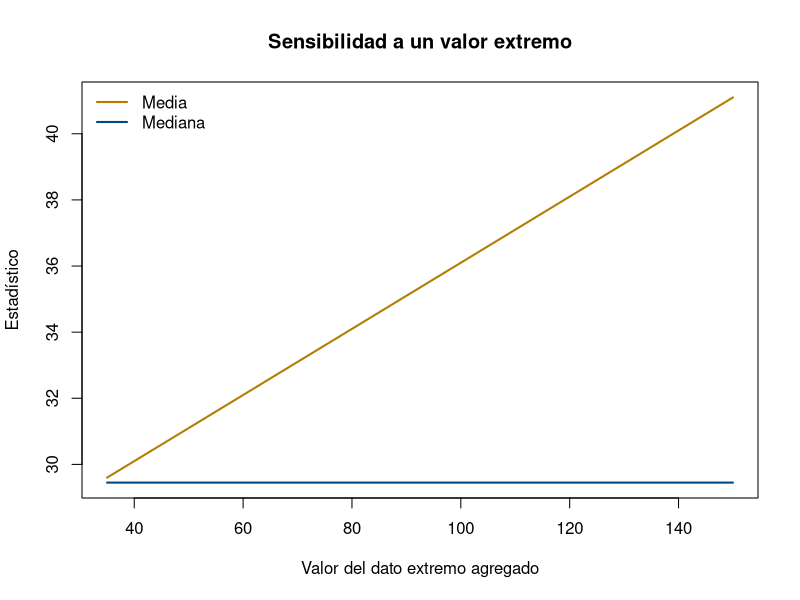

The R source for this figure:
## ---- chunk 1
oxigeno <- c(29.5, 49.3, 30.6, 28.2, 28.0, 26.3, 33.9, 29.4, 23.5, 31.6)
mean(oxigeno)
median(oxigeno)
## ---- chunk 2
#| label: fig-media-mediana-outlier
#| fig-cap: "Cómo reaccionan media y mediana ante un valor extremo creciente"
set.seed(7)
base <- c(29.5, 30.6, 28.2, 28.0, 26.3, 33.9, 29.4, 23.5, 31.6)
extremos <- seq(35, 150, by = 5)

medias <- sapply(extremos, function(e) mean(c(base, e)))
medianas <- sapply(extremos, function(e) median(c(base, e)))

plot(extremos, medias, type = "l", col = "#B37D00", lwd = 2,
     ylim = range(c(medias, medianas)),
     xlab = "Valor del dato extremo agregado", ylab = "Estadístico",
     main = "Sensibilidad a un valor extremo")
lines(extremos, medianas, col = "#004B85", lwd = 2)
legend("topleft", legend = c("Media", "Mediana"), col = c("#B37D00", "#004B85"), lwd = 2, bty = "n")
## ---- chunk 3
oxigeno <- c(29.5, 49.3, 30.6, 28.2, 28.0, 26.3, 33.9, 29.4, 23.5, 31.6)
mean(oxigeno)
median(oxigeno)
mean(oxigeno, trim = 0.20)  # media truncada al 20%
## ---- chunk 4
tension <- c(113.4, 116.5, 116.9, 117.2, 117.4, 117.6,
             118.1, 118.5, 119.2, 120.1, 122.1, 125.0)
mean(tension)
median(tension)  # deberían quedar muy cerca
## ---- chunk 5
defectos <- c(0,0,0,0,0, 1,1,1,1,1,1,1,1,
              2,2,2,2,2,2,2,2,2,2,2,2,
              3,3,3,3,3,3,3,3,3,3,3,3,
              4,4,4,4,4,4, 5,5,5, 6,6,6, 7, 8)
table(defectos)  # busca las dos modas
## ---- chunk 6
grietas <- c(1.25, 1.31, 1.38, 1.48, 1.59, 1.63, 1.66, 1.70, 1.78, 1.81, 2.21)
mean(grietas)
median(grietas)
